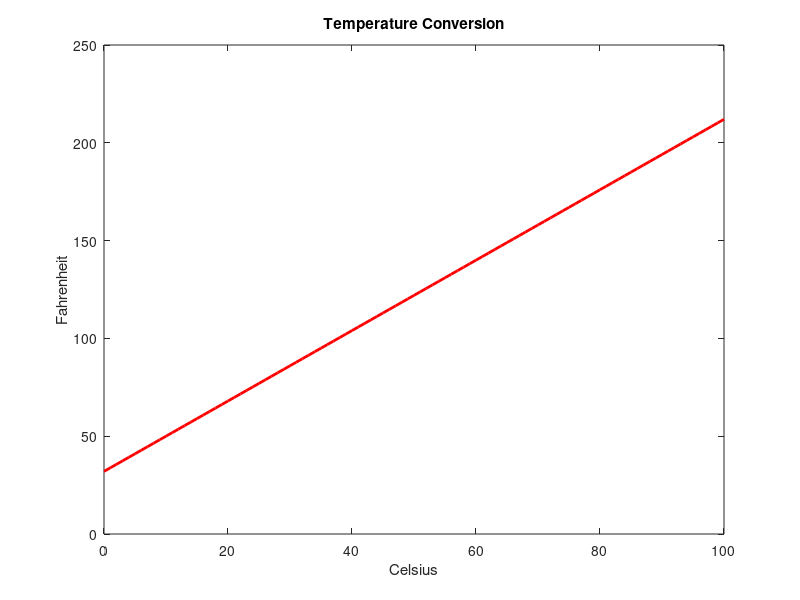

The MATLAB source for this figure:
% Define a function named convertToFahrenheit that takes an input parameter Celsius
% (temperature in Celsius) and returns the equivalent temperature in Fahrenheit using the conversion
% formula: 𝐹 = 9/5*C+32
%  For temperature in Celsius ranging from 0 to 100 at an interval of 1 obtain a
% plot between Celsius vs Fahrenheit
clc
clear all
close all

function f = converttofahrenheit(c)
f=9/5*c+32
end

celsius=0:1:100;
fahrenheit=converttofahrenheit(celsius);

plot(celsius,fahrenheit,'r','LineWidth',2)
xlabel('Celsius')
ylabel('Fahrenheit')
title('Temperature Conversion')
